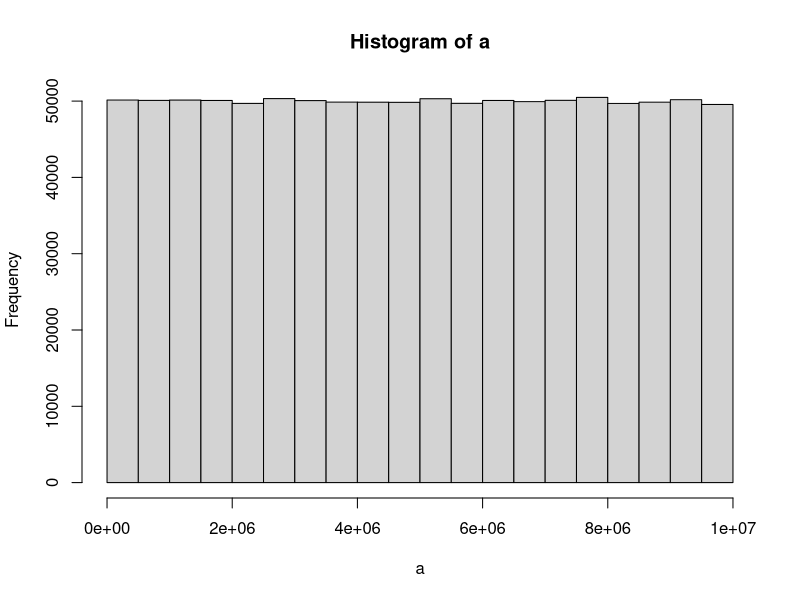

The R source for this figure:
## ---- chunk 1
knitr::opts_chunk$set(echo=TRUE, messages=TRUE, error=TRUE)
## ---- chunk 2
1+1
3-2
4*6
5/7


## ---- chunk 3

troy <- 1
abc <- 389
a <- 1
b <- 2
c <- 3
a+c

b-troy+c


## ---- chunk 4

a <- length(100)
for (i in 1:100) { #: makes a sequence between numbers
  a[i] <-i
}
print (a)
## ---- chunk 5

sum(1:100)



## ---- chunk 6
a <- 5
b <- 10

sum(a:b)

## ---- chunk 7
a <- length (1:99)
for (i in 1:99) {
if (!i %% 2){  
    next
    }
  print(i) #id like to print in rows
}  #!=not equal to i, %%=divided by

a <- 1:100
a[ a%%2 != 0]

## ---- chunk 8

a <- length (1:1000)
for (i in 1:1000) {
if (!i %% 1)  
    next
     #id like to print in rows
}  #!=not equal to i, %%=divided by
print(i)
## ---- chunk 9
a <- (1:200)

round(a, digits = 0) # not sure how to limit to 100 numbers

sample(1:200,200)
1:200
## ---- chunk 10

round(runif(50, min = 100, max = 500))


## ---- chunk 11

some_numbers <- c(3, 4, 7, 6, 5, 1, 4, 3, 4, 4, 5, 4, 0, 3, 5, 4, 4, 4) #c()=dataset
mean(some_numbers) #finding mean
median(some_numbers) #median
range(some_numbers) #range
sd(some_numbers) #standarddeviation
y <- table(some_numbers)#finding mode
y
names(y)[which(y==max(y))]
## ---- chunk 12

q <- "dogs cats" #strsplit helps find letters in string
strsplit(q,split="") #to split a character vector
t <-strsplit(q,split ="")



t[[1]]
t[[1]][2]#use to access second item in string
t[[1]][6]#use to access sixth item in string
table(t)
## ---- chunk 13

a <- "counting words in a string"
strsplit(a,split=" ") 
t <-strsplit(a,split ="") #not sure how to count the words instead of individual characters

table(t)

## ---- chunk 14

a <- "coding is hard. but i like the challenge. cats. dogs"
b <- strsplit(a,split="[.]") #[.] sperates the sentences

length(b)
length(b[[1]]) #the amount of sentences in the vector 

length(a[[1]])

## ---- chunk 15


a <- c(2,5,3,4,5,7,5,4,3,3,5,6,8,9,0,7,4,3,2,3,5,8,6,4)
table(a) 


## ---- chunk 16

test_word <- "hi"  #"" is one thing
test_sentence <- "hi my name is troy"
unlist(strsplit(test_sentence, split = " ")) #flattens into a vector
f <- test_word #put string into variable
g <- test_sentence
a <- strsplit(test_sentence, split = " ")
b <- unlist(strsplit(test_sentence, split = " ")) #what does this mean
b[1]
a[[1]][1]#the first thing in the fist thing

test_word%in%f #because test word became variable instead of string we can now see if it is in f

f%in%a

f <- c(1,2,3,4,5,6)
d <- 2
e <- 7

d%in%f
e%in%f
## ---- chunk 17
print(as.numeric(Sys.time())*10, digits=15)


## ---- chunk 18




## ---- chunk 19




## ---- chunk 20

a <- matrix(1:500, ncol=20,nrow=20) 

  View(a)


## ---- chunk 21



## ---- chunk 22
for (i in 1:100) {
 if (i %% 3 == 0 & i %% 5 == 0) {print("FizzBuzz")} #when used with curlys it will print keep in mind
 else if (i %% 3 == 0) {print("Fizz")}
 else if (i %% 5 == 0) {print("Buzz")}
 else print(i)
}



## ---- chunk 23


k<-"the follow is text is written to count the individual letters"
table(unlist(strsplit(k,split="")))


## ---- chunk 24
numbers <- c(1,6,4,2,3,4,5,5)
letters <- c("e","a","b","e","a","b","a","b")

new_df <- data.frame(numbers,letters)
print(new_df)
## ---- chunk 25

a<-runif(1000000,0,10000000)
hist(a)

## ---- chunk 26
#i cant for the life of me figure this problem out.....:(

times_table <- matrix(0, ncol=10,nrow=10)      
  for(i in 1:10){
  for(j in 1:10){
    times_table[i,j] <- i*j
  } 
}

times_table



#two loops, one for rows and one for  columns
## ---- chunk 27

paste("1_", letters, sep = "")



## ---- chunk 28
